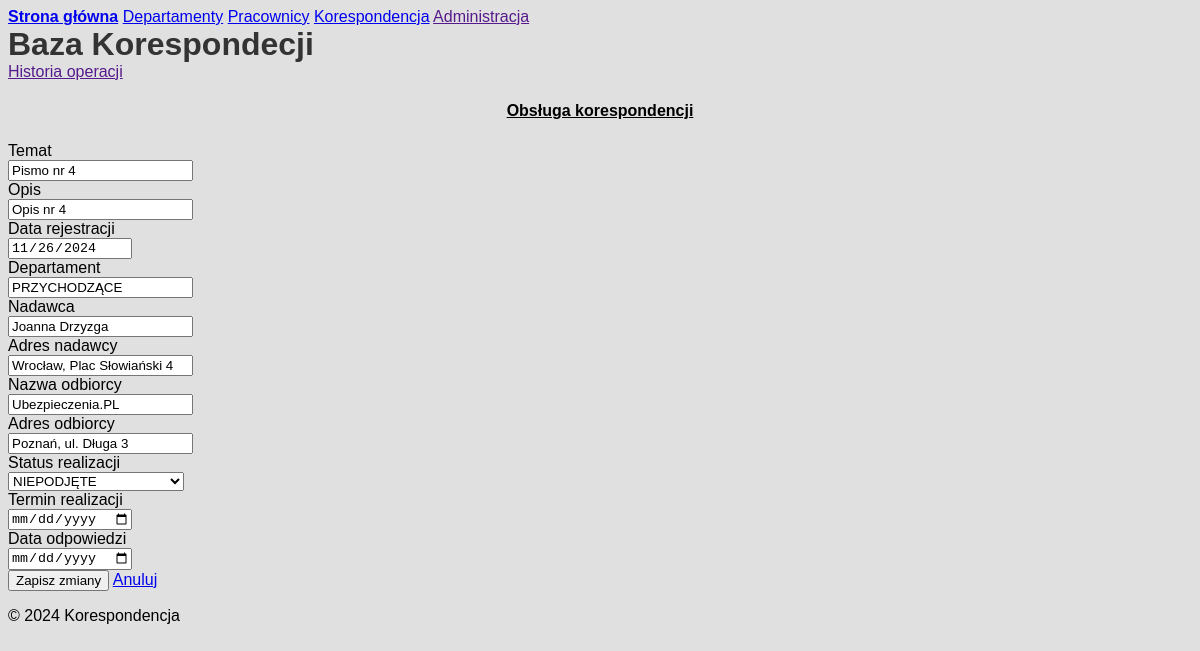
The app's page /edit_correspondence/4 with its own data.
### models.py (models this page shows, shortened)
class Correspondence(db.Model):
    __tablename__ = 'correspondence'
    corID = db.Column(db.Integer, primary_key=True)
    corSubject = db.Column(db.String(100), nullable=False, unique=False)
    corContent = db.Column(db.String(255), nullable=False, unique=False)
    corDate = db.Column(db.Date, nullable=False)
    corType = db.Column(db.Integer, nullable=False)
    corSenderName = db.Column(db.String(100), nullable=False)
    corSenderAddress = db.Column(db.String(255), nullable=False)
    corRecipientName = db.Column(db.String(100), nullable=False)
    corRecipientAddress = db.Column(db.String(255), nullable=False)
    depID = db.Column(db.Integer, db.ForeignKey("departament.depID"), nullable=True)
    empID = db.Column(db.Integer, db.ForeignKey("employee.empID"), nullable=True)
    attachments = db.relationship("Attachment", backref="correspondence", lazy=True)
    corStatus = db.Column(db.String(50), nullable=True)
    corDeadline = db.Column(db.Date, nullable=True)
    corComplited = db.Column(db.Date, nullable=True)

### app.py (the view, shortened to what this page needs)
@app.route('/edit_correspondence/<int:corID>', methods=['GET', 'POST'])
def edit_correspondence(corID):
    record = Correspondence.query.get_or_404(corID)
    return render_template('edit_correspondence.html', record=record)

### templates/edit_correspondence.html (shortened to what this page needs)
{% extends 'base.html' %}
{% block content %}
<div class="container" xmlns="http://www.w3.org/1999/html">
    <div class="columns">
        <div class="column col-12">
            <div class="text-center">
                <h4><u>Obsługa korespondencji</u></h4>
            </div>
        </div>
        <div class="column col-6">
            <form class="form-horizontal" method="post">
                <div class="form-group">
                    <div class="col-2">
                        <label class="form-label" for="corSubject">Temat</label>
                    </div>
                    <div class="col-10">
                        <input class="form-input" type="text" id="corSubject" name="corSubject" value="{{ record.corSubject }}" readonly>
                    </div>
                    <div class="col-2">
                        <label class="form-label" for="corContent">Opis</label>
                    </div>
                    <div class="col-10">
                        <input class="form-input" type="text" id="corContent" name="corContent" value="{{ record.corContent }}" readonly>
                    </div>
                    <div class="col-2">
                        <label class="form-label" for="corDate">Data rejestracji</label>
                    </div>
                    <div class="col-10">
                        <input class="form-input" type="date" id="corDate" name="corDate" value="{{ record.corDate }}" readonly>
                    </div>
                    <div class="col-2">
                        <label class="form-label" for="corType">Departament</label>
                    </div>
                    <div class="col-10">
                          <input class="form-input" type="text" id="corType" name="corType" value="{{ record.corType }}" readonly>
                    </div>
                     <div class="col-2">
                        <label class="form-label" for="corSenderName">Nadawca</label>
                    </div>
                    <div class="col-10">
                        <input class="form-input" type="text" id="corSenderName" name="corSenderName" value="{{ record.corSenderName }}" readonly>
                    </div>
                    <div class="col-2">
                        <label class="form-label" for="corSenderAddress">Adres nadawcy</label>
                    </div>
                    <div class="col-10">
                        <input class="form-input" type="text" id="corSenderAddress" name="corSenderAddress" value="{{ record.corSenderAddress }}" readonly>
                    </div>
                    <div class="col-2">
                        <label class="form-label" for="corRecipientName">Nazwa odbiorcy</label>
                    </div>
                    <div class="col-10">
                        <input class="form-input" type="text" id="corRecipientName" name="corRecipientName" value="{{ record.corRecipientName }}" readonly>
                    </div>
                    <div class="col-2">
                        <label class="form-label" for="corRecipientAddress">Adres odbiorcy</label>
                    </div>
                    <div class="col-10">
                        <input class="form-input" type="text" id="corRecipientAddress" name="corRecipientAddress" value="{{ record.corRecipientAddress }}" readonly>
                    </div>
                    <div class="col-2">
                        <label class="form-label" for="corStatus">Status realizacji</label>
                    </div>
                    <div class="col-10">
                          <select class="form-select" id="corStatus" name="corStatus">
                            <option value="NIEPODJĘTE" {% if record.corStatus == "NIEPODJĘTE" %}selected{% endif %}>NIEPODJĘTE</option>
                          </select>
                    </div>
                    <div class="col-2">
                        <label class="form-label" for="corDeadline">Termin realizacji</label>
                    </div>
                    <div class="col-10">
                        <input class="form-input" type="date" id="corDeadline" name="corDeadline" value="{{ record.corDeadline or '' }}">
                    </div>
                    <div class="col-2">
                        <label class="form-label" for="corComplited">Data odpowiedzi</label>
                    </div>
                    <div class="col-10">
                        <input class="form-input" type="date" id="corComplited" name="corComplited" value="{{ record.corComplited or '' }}">
                    </div>
                    <div class="col-6">
                        <button class="btn btn-primary" type="submit">Zapisz zmiany</button>
                        <a href="{{ url_for('cor_records') }}" class="btn btn">Anuluj</a>
                    </div>
                </div>
            </form>
        </div>
    </div>
</div>
{% endblock %}

### templates/base.html (style rules this page uses)
body { background-color: #e0e0e0; font-family: 'Helvetica'; }
h4, th, td { text-align: center; }

### records on screen
Correspondence: corSubject "Pismo nr 4", corContent "Opis nr 4", corDate "11/26/2024", corType "PRZYCHODZĄCE", corSenderName "Joanna Drzyzga", corSenderAddress "Wrocław, Plac Słowiański 4", corRecipientName "Ubezpieczenia.PL", corRecipientAddress "Poznań, ul. Długa 3"
